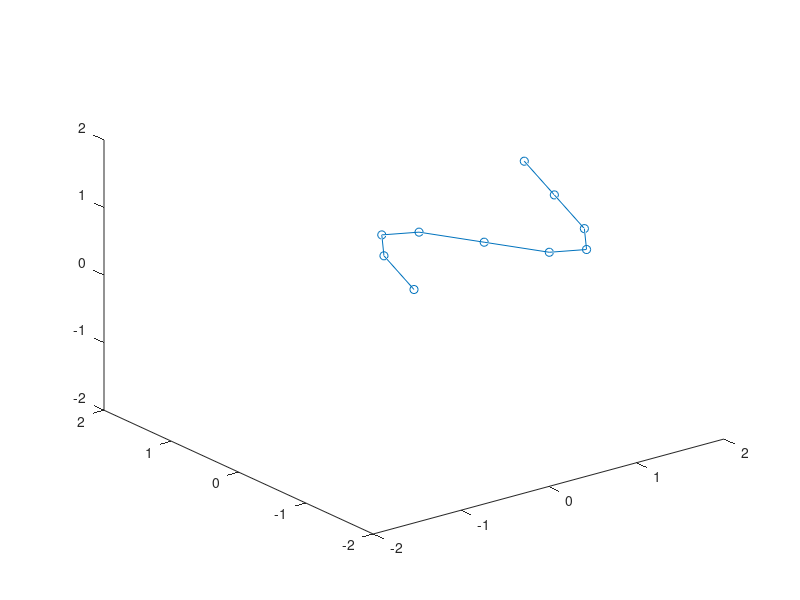

Reproduce this figure in MATLAB.
x=zeros(1,10); %Generamos matrices de ceros para escribir sobre las mismas
y=zeros(1,10);
z=zeros(1,10);
for i=1:10 %bucle para introducir las variables en las matrices
x(i)=(i-1)/5;
y(i)=sin(pi*(i-1)/4);
z(i)=pi*(i-1)/30;
end
plot3(x,y,z,"-o")
%plot dibujamos el archivo guion indica trazado y "o" que marque los puntos
axis([-2,2,-2,2,-2,2])